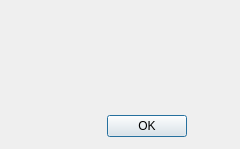
<?xml version="1.0" encoding="UTF-8"?>
<ui version="4.0">
 <class>Dialog</class>
 <widget class="QDialog" name="Dialog">
  <property name="windowModality">
   <enum>Qt::NonModal</enum>
  </property>
  <property name="geometry">
   <rect>
    <x>0</x>
    <y>0</y>
    <width>240</width>
    <height>149</height>
   </rect>
  </property>
  <property name="sizePolicy">
   <sizepolicy hsizetype="Preferred" vsizetype="Preferred">
    <horstretch>0</horstretch>
    <verstretch>0</verstretch>
   </sizepolicy>
  </property>
  <property name="minimumSize">
   <size>
    <width>240</width>
    <height>100</height>
   </size>
  </property>
  <property name="maximumSize">
   <size>
    <width>240</width>
    <height>170</height>
   </size>
  </property>
  <property name="windowTitle">
   <string/>
  </property>
  <property name="windowIcon">
   <iconset>
    <normaloff>icons/project_36.ico</normaloff>icons/project_36.ico</iconset>
  </property>
  <property name="modal">
   <bool>false</bool>
  </property>
  <widget class="QDialogButtonBox" name="buttonBox">
   <property name="geometry">
    <rect>
     <x>97</x>
     <y>110</y>
     <width>100</width>
     <height>32</height>
    </rect>
   </property>
   <property name="orientation">
    <enum>Qt::Horizontal</enum>
   </property>
   <property name="standardButtons">
    <set>QDialogButtonBox::Ok</set>
   </property>
   <property name="centerButtons">
    <bool>true</bool>
   </property>
  </widget>
  <widget class="QLabel" name="label_app">
   <property name="geometry">
    <rect>
     <x>70</x>
     <y>20</y>
     <width>150</width>
     <height>31</height>
    </rect>
   </property>
   <property name="font">
    <font>
     <pointsize>13</pointsize>
    </font>
   </property>
   <property name="text">
    <string/>
   </property>
   <property name="textFormat">
    <enum>Qt::MarkdownText</enum>
   </property>
   <property name="alignment">
    <set>Qt::AlignCenter</set>
   </property>
  </widget>
  <widget class="QLabel" name="label_version">
   <property name="geometry">
    <rect>
     <x>70</x>
     <y>60</y>
     <width>150</width>
     <height>31</height>
    </rect>
   </property>
   <property name="maximumSize">
    <size>
     <width>241</width>
     <height>16777215</height>
    </size>
   </property>
   <property name="text">
    <string/>
   </property>
   <property name="textFormat">
    <enum>Qt::MarkdownText</enum>
   </property>
   <property name="alignment">
    <set>Qt::AlignCenter</set>
   </property>
  </widget>
  <widget class="QLabel" name="label_copyright">
   <property name="geometry">
    <rect>
     <x>70</x>
     <y>80</y>
     <width>150</width>
     <height>18</height>
    </rect>
   </property>
   <property name="maximumSize">
    <size>
     <width>241</width>
     <height>16777215</height>
    </size>
   </property>
   <property name="font">
    <font>
     <pointsize>10</pointsize>
    </font>
   </property>
   <property name="text">
    <string/>
   </property>
   <property name="textFormat">
    <enum>Qt::MarkdownText</enum>
   </property>
   <property name="alignment">
    <set>Qt::AlignCenter</set>
   </property>
  </widget>
  <widget class="QLabel" name="icon">
   <property name="geometry">
    <rect>
     <x>10</x>
     <y>20</y>
     <width>61</width>
     <height>71</height>
    </rect>
   </property>
   <property name="autoFillBackground">
    <bool>true</bool>
   </property>
   <property name="frameShape">
    <enum>QFrame::NoFrame</enum>
   </property>
   <property name="frameShadow">
    <enum>QFrame::Sunken</enum>
   </property>
   <property name="text">
    <string/>
   </property>
   <property name="pixmap">
    <pixmap>icons/project_56.png</pixmap>
   </property>
   <property name="scaledContents">
    <bool>false</bool>
   </property>
   <property name="alignment">
    <set>Qt::AlignCenter</set>
   </property>
  </widget>
  <zorder>icon</zorder>
  <zorder>buttonBox</zorder>
  <zorder>label_app</zorder>
  <zorder>label_version</zorder>
  <zorder>label_copyright</zorder>
 </widget>
 <resources/>
 <connections>
  <connection>
   <sender>buttonBox</sender>
   <signal>accepted()</signal>
   <receiver>Dialog</receiver>
   <slot>close()</slot>
   <hints>
    <hint type="sourcelabel">
     <x>248</x>
     <y>254</y>
    </hint>
    <hint type="destinationlabel">
     <x>157</x>
     <y>274</y>
    </hint>
   </hints>
  </connection>
  <connection>
   <sender>buttonBox</sender>
   <signal>rejected()</signal>
   <receiver>Dialog</receiver>
   <slot>reject()</slot>
   <hints>
    <hint type="sourcelabel">
     <x>316</x>
     <y>260</y>
    </hint>
    <hint type="destinationlabel">
     <x>286</x>
     <y>274</y>
    </hint>
   </hints>
  </connection>
 </connections>
</ui>
